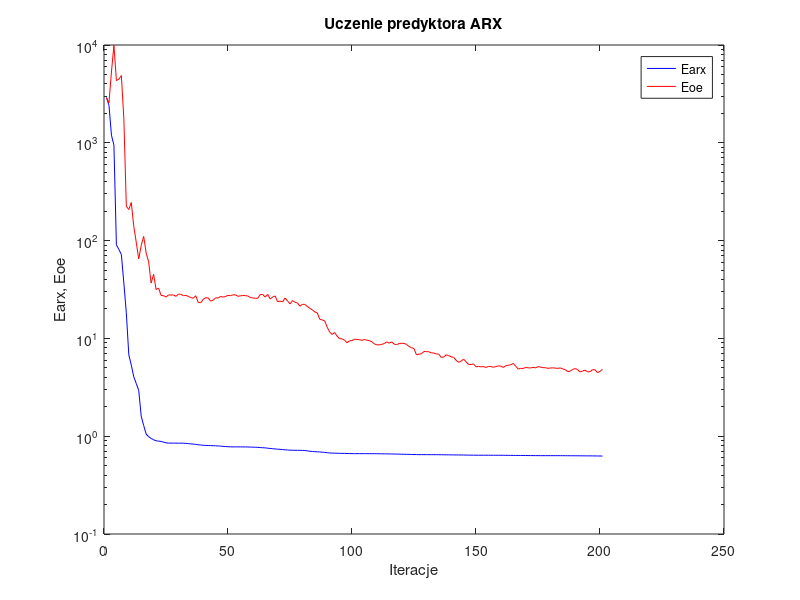
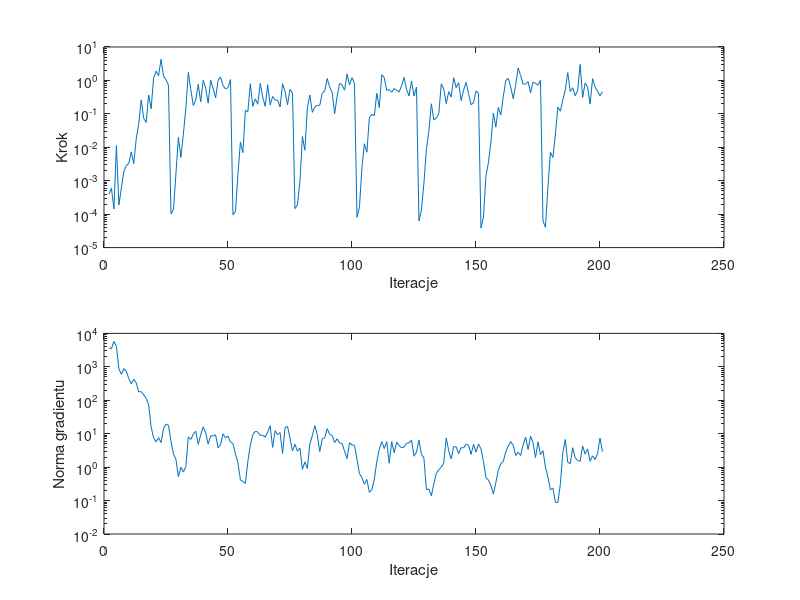

Here is the MATLAB script that generated these plots, in order:
%uczenie predyktora arx
clear all;
n=0; farx(n+1)=2.908964e+003; foe(n+1)=2.881617e+003; wspucz(n+1)=0.000000e+000; ng(n+1)=0.000000e+000;
%odnowa zmiennej metryki
n=1; farx(n+1)=2.416438e+003; foe(n+1)=2.566250e+003; krok(n+1)=3.968650e-004; ng(n+1)=3.674831e+003;
n=2; farx(n+1)=1.198179e+003; foe(n+1)=5.296062e+003; krok(n+1)=5.928874e-004; ng(n+1)=3.520851e+003;
n=3; farx(n+1)=9.472685e+002; foe(n+1)=9.944874e+003; krok(n+1)=1.421330e-004; ng(n+1)=5.752395e+003;
n=4; farx(n+1)=9.049222e+001; foe(n+1)=4.320576e+003; krok(n+1)=1.129495e-002; ng(n+1)=4.093715e+003;
n=5; farx(n+1)=8.119461e+001; foe(n+1)=4.479732e+003; krok(n+1)=1.869445e-004; ng(n+1)=8.728548e+002;
n=6; farx(n+1)=7.207916e+001; foe(n+1)=4.864189e+003; krok(n+1)=6.111403e-004; ng(n+1)=5.963706e+002;
n=7; farx(n+1)=3.680405e+001; foe(n+1)=1.764992e+003; krok(n+1)=1.889589e-003; ng(n+1)=8.839221e+002;
n=8; farx(n+1)=1.825031e+001; foe(n+1)=2.246334e+002; krok(n+1)=2.840497e-003; ng(n+1)=7.318009e+002;
n=9; farx(n+1)=6.791472e+000; foe(n+1)=2.077099e+002; krok(n+1)=3.303815e-003; ng(n+1)=4.464539e+002;
n=10; farx(n+1)=5.338406e+000; foe(n+1)=2.454202e+002; krok(n+1)=7.251821e-003; ng(n+1)=3.095186e+002;
n=11; farx(n+1)=4.046019e+000; foe(n+1)=1.400858e+002; krok(n+1)=3.242576e-003; ng(n+1)=4.261122e+002;
n=12; farx(n+1)=3.461959e+000; foe(n+1)=9.629471e+001; krok(n+1)=1.792653e-002; ng(n+1)=3.280586e+002;
n=13; farx(n+1)=2.941636e+000; foe(n+1)=6.488871e+001; krok(n+1)=5.042484e-002; ng(n+1)=1.775767e+002;
n=14; farx(n+1)=1.603727e+000; foe(n+1)=8.916918e+001; krok(n+1)=2.635881e-001; ng(n+1)=1.811904e+002;
n=15; farx(n+1)=1.285794e+000; foe(n+1)=1.104992e+002; krok(n+1)=7.326360e-002; ng(n+1)=1.465581e+002;
n=16; farx(n+1)=1.050416e+000; foe(n+1)=7.459726e+001; krok(n+1)=5.507794e-002; ng(n+1)=1.143057e+002;
n=17; farx(n+1)=9.889984e-001; foe(n+1)=6.063132e+001; krok(n+1)=3.655097e-001; ng(n+1)=7.313497e+001;
n=18; farx(n+1)=9.489277e-001; foe(n+1)=3.677722e+001; krok(n+1)=1.409038e-001; ng(n+1)=1.584767e+001;
n=19; farx(n+1)=9.195563e-001; foe(n+1)=4.523412e+001; krok(n+1)=1.195293e+000; ng(n+1)=7.549006e+000;
n=20; farx(n+1)=8.970275e-001; foe(n+1)=3.158451e+001; krok(n+1)=1.885812e+000; ng(n+1)=5.661768e+000;
n=21; farx(n+1)=8.915637e-001; foe(n+1)=3.270055e+001; krok(n+1)=1.368663e+000; ng(n+1)=7.623742e+000;
n=22; farx(n+1)=8.835316e-001; foe(n+1)=2.754174e+001; krok(n+1)=4.288029e+000; ng(n+1)=5.433845e+000;
n=23; farx(n+1)=8.700079e-001; foe(n+1)=2.735103e+001; krok(n+1)=1.321671e+000; ng(n+1)=1.406634e+001;
n=24; farx(n+1)=8.557950e-001; foe(n+1)=2.646400e+001; krok(n+1)=1.062525e+000; ng(n+1)=1.945413e+001;
n=25; farx(n+1)=8.502595e-001; foe(n+1)=2.784661e+001; krok(n+1)=7.113726e-001; ng(n+1)=1.788327e+001;
%odnowa zmiennej metryki
n=26; farx(n+1)=8.499886e-001; foe(n+1)=2.774016e+001; krok(n+1)=1.015140e-004; ng(n+1)=6.010019e+000;
n=27; farx(n+1)=8.499067e-001; foe(n+1)=2.785450e+001; krok(n+1)=1.395032e-004; ng(n+1)=2.491242e+000;
n=28; farx(n+1)=8.494699e-001; foe(n+1)=2.690152e+001; krok(n+1)=1.612540e-003; ng(n+1)=1.708540e+000;
n=29; farx(n+1)=8.490320e-001; foe(n+1)=2.835011e+001; krok(n+1)=1.991120e-002; ng(n+1)=5.152327e-001;
n=30; farx(n+1)=8.486359e-001; foe(n+1)=2.822915e+001; krok(n+1)=5.003630e-003; ng(n+1)=9.951110e-001;
n=31; farx(n+1)=8.477701e-001; foe(n+1)=2.728747e+001; krok(n+1)=2.476948e-002; ng(n+1)=7.111339e-001;
n=32; farx(n+1)=8.456609e-001; foe(n+1)=2.757814e+001; krok(n+1)=1.467726e-001; ng(n+1)=1.040124e+000;
n=33; farx(n+1)=8.394989e-001; foe(n+1)=2.684543e+001; krok(n+1)=1.734052e+000; ng(n+1)=8.051617e+000;
n=34; farx(n+1)=8.348544e-001; foe(n+1)=2.617665e+001; krok(n+1)=5.312625e-001; ng(n+1)=6.724251e+000;
n=35; farx(n+1)=8.303430e-001; foe(n+1)=2.572299e+001; krok(n+1)=1.775417e-001; ng(n+1)=9.650431e+000;
n=36; farx(n+1)=8.255523e-001; foe(n+1)=2.731021e+001; krok(n+1)=2.591726e-001; ng(n+1)=1.181781e+001;
n=37; farx(n+1)=8.168122e-001; foe(n+1)=2.333343e+001; krok(n+1)=7.638857e-001; ng(n+1)=4.820726e+000;
n=38; farx(n+1)=8.136730e-001; foe(n+1)=2.315897e+001; krok(n+1)=2.295125e-001; ng(n+1)=9.339011e+000;
n=39; farx(n+1)=8.075203e-001; foe(n+1)=2.505431e+001; krok(n+1)=1.009068e+000; ng(n+1)=1.601781e+001;
n=40; farx(n+1)=8.048226e-001; foe(n+1)=2.609164e+001; krok(n+1)=5.821767e-001; ng(n+1)=1.057613e+001;
n=41; farx(n+1)=8.040071e-001; foe(n+1)=2.592767e+001; krok(n+1)=2.089206e-001; ng(n+1)=4.899487e+000;
n=42; farx(n+1)=8.015587e-001; foe(n+1)=2.403855e+001; krok(n+1)=1.017241e+000; ng(n+1)=8.521440e+000;
n=43; farx(n+1)=7.998213e-001; foe(n+1)=2.462208e+001; krok(n+1)=5.714745e-001; ng(n+1)=8.641807e+000;
n=44; farx(n+1)=7.981303e-001; foe(n+1)=2.599367e+001; krok(n+1)=3.015923e-001; ng(n+1)=9.255481e+000;
n=45; farx(n+1)=7.951304e-001; foe(n+1)=2.587793e+001; krok(n+1)=1.008243e+000; ng(n+1)=3.763926e+000;
n=46; farx(n+1)=7.924938e-001; foe(n+1)=2.687766e+001; krok(n+1)=1.267724e+000; ng(n+1)=4.713903e+000;
n=47; farx(n+1)=7.868350e-001; foe(n+1)=2.641903e+001; krok(n+1)=6.970601e-001; ng(n+1)=9.925794e+000;
n=48; farx(n+1)=7.840564e-001; foe(n+1)=2.682799e+001; krok(n+1)=5.571345e-001; ng(n+1)=7.458130e+000;
n=49; farx(n+1)=7.813296e-001; foe(n+1)=2.752070e+001; krok(n+1)=6.071167e-001; ng(n+1)=8.420150e+000;
n=50; farx(n+1)=7.780156e-001; foe(n+1)=2.738923e+001; krok(n+1)=1.062525e+000; ng(n+1)=5.608380e+000;
%odnowa zmiennej metryki
n=51; farx(n+1)=7.778150e-001; foe(n+1)=2.786315e+001; krok(n+1)=9.532169e-005; ng(n+1)=5.139945e+000;
n=52; farx(n+1)=7.777652e-001; foe(n+1)=2.794557e+001; krok(n+1)=1.198093e-004; ng(n+1)=2.505163e+000;
n=53; farx(n+1)=7.775439e-001; foe(n+1)=2.691497e+001; krok(n+1)=1.532691e-003; ng(n+1)=1.349155e+000;
n=54; farx(n+1)=7.773428e-001; foe(n+1)=2.728415e+001; krok(n+1)=1.448480e-002; ng(n+1)=4.178125e-001;
n=55; farx(n+1)=7.772875e-001; foe(n+1)=2.743612e+001; krok(n+1)=6.884742e-003; ng(n+1)=3.706025e-001;
n=56; farx(n+1)=7.764122e-001; foe(n+1)=2.738901e+001; krok(n+1)=1.277097e-001; ng(n+1)=3.262660e-001;
n=57; farx(n+1)=7.757911e-001; foe(n+1)=2.714699e+001; krok(n+1)=1.150668e-001; ng(n+1)=1.471177e+000;
n=58; farx(n+1)=7.738042e-001; foe(n+1)=2.621609e+001; krok(n+1)=7.970783e-001; ng(n+1)=4.566818e+000;
n=59; farx(n+1)=7.728249e-001; foe(n+1)=2.590104e+001; krok(n+1)=1.677326e-001; ng(n+1)=9.339865e+000;
n=60; farx(n+1)=7.709807e-001; foe(n+1)=2.573610e+001; krok(n+1)=2.798246e-001; ng(n+1)=1.179277e+001;
n=61; farx(n+1)=7.695783e-001; foe(n+1)=2.573393e+001; krok(n+1)=1.942977e-001; ng(n+1)=1.126299e+001;
n=62; farx(n+1)=7.653414e-001; foe(n+1)=2.808350e+001; krok(n+1)=8.131859e-001; ng(n+1)=8.856236e+000;
n=63; farx(n+1)=7.622916e-001; foe(n+1)=2.812328e+001; krok(n+1)=3.202323e-001; ng(n+1)=9.043509e+000;
n=64; farx(n+1)=7.599766e-001; foe(n+1)=2.647305e+001; krok(n+1)=1.674643e-001; ng(n+1)=7.896710e+000;
n=65; farx(n+1)=7.543800e-001; foe(n+1)=2.819650e+001; krok(n+1)=7.426091e-001; ng(n+1)=1.121060e+001;
n=66; farx(n+1)=7.490896e-001; foe(n+1)=2.526745e+001; krok(n+1)=1.862092e-001; ng(n+1)=1.726479e+001;
n=67; farx(n+1)=7.452964e-001; foe(n+1)=2.649458e+001; krok(n+1)=3.304177e-001; ng(n+1)=3.881312e+000;
n=68; farx(n+1)=7.409131e-001; foe(n+1)=2.716029e+001; krok(n+1)=2.557907e-001; ng(n+1)=1.235292e+001;
n=69; farx(n+1)=7.368951e-001; foe(n+1)=2.368501e+001; krok(n+1)=2.591726e-001; ng(n+1)=9.269169e+000;
n=70; farx(n+1)=7.339134e-001; foe(n+1)=2.412044e+001; krok(n+1)=1.607119e-001; ng(n+1)=1.083403e+001;
n=71; farx(n+1)=7.293411e-001; foe(n+1)=2.360233e+001; krok(n+1)=7.926233e-001; ng(n+1)=2.553311e+000;
n=72; farx(n+1)=7.258518e-001; foe(n+1)=2.591687e+001; krok(n+1)=4.763389e-001; ng(n+1)=1.519796e+001;
n=73; farx(n+1)=7.222727e-001; foe(n+1)=2.415445e+001; krok(n+1)=1.871892e-001; ng(n+1)=1.650353e+001;
n=74; farx(n+1)=7.198283e-001; foe(n+1)=2.252123e+001; krok(n+1)=5.419562e-001; ng(n+1)=7.428425e+000;
n=75; farx(n+1)=7.178890e-001; foe(n+1)=2.433877e+001; krok(n+1)=4.195659e-001; ng(n+1)=3.046308e+000;
%odnowa zmiennej metryki
n=76; farx(n+1)=7.175909e-001; foe(n+1)=2.345049e+001; krok(n+1)=1.472618e-004; ng(n+1)=4.806740e+000;
n=77; farx(n+1)=7.174625e-001; foe(n+1)=2.301397e+001; krok(n+1)=1.915864e-004; ng(n+1)=2.981414e+000;
n=78; farx(n+1)=7.166397e-001; foe(n+1)=2.136246e+001; krok(n+1)=9.584745e-004; ng(n+1)=3.728924e+000;
n=79; farx(n+1)=7.155587e-001; foe(n+1)=2.230617e+001; krok(n+1)=2.085811e-002; ng(n+1)=8.584369e-001;
n=80; farx(n+1)=7.144817e-001; foe(n+1)=2.226687e+001; krok(n+1)=8.202462e-003; ng(n+1)=1.435384e+000;
n=81; farx(n+1)=7.073002e-001; foe(n+1)=2.123478e+001; krok(n+1)=1.511586e-001; ng(n+1)=9.164452e-001;
n=82; farx(n+1)=7.021415e-001; foe(n+1)=2.027977e+001; krok(n+1)=3.655097e-001; ng(n+1)=4.890291e+000;
n=83; farx(n+1)=6.983872e-001; foe(n+1)=1.959377e+001; krok(n+1)=1.111619e-001; ng(n+1)=8.720414e+000;
n=84; farx(n+1)=6.956474e-001; foe(n+1)=1.864757e+001; krok(n+1)=1.586349e-001; ng(n+1)=1.747129e+001;
n=85; farx(n+1)=6.923554e-001; foe(n+1)=1.822519e+001; krok(n+1)=1.807191e-001; ng(n+1)=9.186913e+000;
n=86; farx(n+1)=6.903227e-001; foe(n+1)=1.569151e+001; krok(n+1)=1.794664e-001; ng(n+1)=2.911290e+000;
n=87; farx(n+1)=6.863974e-001; foe(n+1)=1.544619e+001; krok(n+1)=4.150498e-001; ng(n+1)=7.013309e+000;
n=88; farx(n+1)=6.828915e-001; foe(n+1)=1.511140e+001; krok(n+1)=4.819709e-001; ng(n+1)=7.547049e+000;
n=89; farx(n+1)=6.776959e-001; foe(n+1)=1.301376e+001; krok(n+1)=1.136651e+000; ng(n+1)=1.418257e+001;
n=90; farx(n+1)=6.734156e-001; foe(n+1)=1.162065e+001; krok(n+1)=6.367965e-001; ng(n+1)=9.512446e+000;
n=91; farx(n+1)=6.717030e-001; foe(n+1)=1.098294e+001; krok(n+1)=4.352152e-001; ng(n+1)=8.969480e+000;
n=92; farx(n+1)=6.710153e-001; foe(n+1)=1.147770e+001; krok(n+1)=1.011873e-001; ng(n+1)=5.426493e+000;
n=93; farx(n+1)=6.695254e-001; foe(n+1)=1.055017e+001; krok(n+1)=3.388186e-001; ng(n+1)=7.031639e+000;
n=94; farx(n+1)=6.678971e-001; foe(n+1)=9.920076e+000; krok(n+1)=8.131859e-001; ng(n+1)=5.254640e+000;
n=95; farx(n+1)=6.673218e-001; foe(n+1)=9.893676e+000; krok(n+1)=7.386536e-001; ng(n+1)=5.039628e+000;
n=96; farx(n+1)=6.669133e-001; foe(n+1)=9.578850e+000; krok(n+1)=5.101414e-001; ng(n+1)=2.986482e+000;
n=97; farx(n+1)=6.657958e-001; foe(n+1)=9.022996e+000; krok(n+1)=1.556785e+000; ng(n+1)=1.802612e+000;
n=98; farx(n+1)=6.646306e-001; foe(n+1)=9.457214e+000; krok(n+1)=7.310195e-001; ng(n+1)=5.364689e+000;
n=99; farx(n+1)=6.637938e-001; foe(n+1)=9.496480e+000; krok(n+1)=1.215405e+000; ng(n+1)=4.619225e+000;
n=100; farx(n+1)=6.632715e-001; foe(n+1)=9.810977e+000; krok(n+1)=7.966063e-001; ng(n+1)=4.515815e+000;
%odnowa zmiennej metryki
n=101; farx(n+1)=6.632493e-001; foe(n+1)=9.754993e+000; krok(n+1)=8.104372e-005; ng(n+1)=1.746543e+000;
n=102; farx(n+1)=6.632435e-001; foe(n+1)=9.704648e+000; krok(n+1)=1.616776e-004; ng(n+1)=6.385355e-001;
n=103; farx(n+1)=6.632087e-001; foe(n+1)=9.548085e+000; krok(n+1)=2.463242e-003; ng(n+1)=4.860828e-001;
n=104; farx(n+1)=6.631356e-001; foe(n+1)=9.749299e+000; krok(n+1)=1.278106e-002; ng(n+1)=3.071586e-001;
n=105; farx(n+1)=6.630255e-001; foe(n+1)=9.585034e+000; krok(n+1)=7.119007e-003; ng(n+1)=4.277980e-001;
n=106; farx(n+1)=6.628900e-001; foe(n+1)=9.492300e+000; krok(n+1)=7.610620e-002; ng(n+1)=1.757856e-001;
n=107; farx(n+1)=6.626475e-001; foe(n+1)=9.239048e+000; krok(n+1)=9.716385e-002; ng(n+1)=2.101537e-001;
n=108; farx(n+1)=6.623190e-001; foe(n+1)=8.788337e+000; krok(n+1)=8.877087e-002; ng(n+1)=4.400224e-001;
n=109; farx(n+1)=6.619298e-001; foe(n+1)=8.604706e+000; krok(n+1)=4.144507e-001; ng(n+1)=1.443768e+000;
n=110; farx(n+1)=6.617013e-001; foe(n+1)=8.577799e+000; krok(n+1)=1.533474e-001; ng(n+1)=3.434829e+000;
n=111; farx(n+1)=6.606795e-001; foe(n+1)=8.696487e+000; krok(n+1)=1.476581e+000; ng(n+1)=5.785008e+000;
n=112; farx(n+1)=6.601119e-001; foe(n+1)=8.851352e+000; krok(n+1)=1.214233e+000; ng(n+1)=3.611140e+000;
n=113; farx(n+1)=6.595808e-001; foe(n+1)=9.224429e+000; krok(n+1)=4.995470e-001; ng(n+1)=5.788820e+000;
n=114; farx(n+1)=6.591211e-001; foe(n+1)=8.940220e+000; krok(n+1)=5.327583e-001; ng(n+1)=1.307799e+000;
n=115; farx(n+1)=6.584881e-001; foe(n+1)=9.202893e+000; krok(n+1)=4.429363e-001; ng(n+1)=5.819684e+000;
n=116; farx(n+1)=6.572789e-001; foe(n+1)=8.747124e+000; krok(n+1)=5.714050e-001; ng(n+1)=2.698713e+000;
n=117; farx(n+1)=6.564209e-001; foe(n+1)=8.608546e+000; krok(n+1)=5.090926e-001; ng(n+1)=5.589839e+000;
n=118; farx(n+1)=6.558066e-001; foe(n+1)=8.878359e+000; krok(n+1)=4.536903e-001; ng(n+1)=4.435820e+000;
n=119; farx(n+1)=6.545264e-001; foe(n+1)=8.903049e+000; krok(n+1)=6.954939e-001; ng(n+1)=3.778226e+000;
n=120; farx(n+1)=6.534149e-001; foe(n+1)=8.899446e+000; krok(n+1)=1.232761e+000; ng(n+1)=3.987829e+000;
n=121; farx(n+1)=6.526718e-001; foe(n+1)=8.669583e+000; krok(n+1)=5.281623e-001; ng(n+1)=5.224784e+000;
n=122; farx(n+1)=6.520104e-001; foe(n+1)=8.274279e+000; krok(n+1)=3.444314e-001; ng(n+1)=5.282803e+000;
n=123; farx(n+1)=6.501365e-001; foe(n+1)=8.038486e+000; krok(n+1)=9.621767e-001; ng(n+1)=6.378980e+000;
n=124; farx(n+1)=6.495137e-001; foe(n+1)=7.863635e+000; krok(n+1)=3.404866e-001; ng(n+1)=2.125121e+000;
n=125; farx(n+1)=6.484250e-001; foe(n+1)=6.784070e+000; krok(n+1)=6.322648e-001; ng(n+1)=2.822626e+000;
%odnowa zmiennej metryki
n=126; farx(n+1)=6.481647e-001; foe(n+1)=6.903344e+000; krok(n+1)=6.235827e-005; ng(n+1)=6.465475e+000;
n=127; farx(n+1)=6.480945e-001; foe(n+1)=6.984676e+000; krok(n+1)=1.340733e-004; ng(n+1)=2.422401e+000;
n=128; farx(n+1)=6.478873e-001; foe(n+1)=7.344057e+000; krok(n+1)=8.547841e-004; ng(n+1)=1.853517e+000;
n=129; farx(n+1)=6.478587e-001; foe(n+1)=7.326612e+000; krok(n+1)=8.692572e-003; ng(n+1)=2.121309e-001;
n=130; farx(n+1)=6.477560e-001; foe(n+1)=7.296331e+000; krok(n+1)=3.107405e-002; ng(n+1)=2.201049e-001;
n=131; farx(n+1)=6.475432e-001; foe(n+1)=7.119585e+000; krok(n+1)=2.001704e-001; ng(n+1)=1.384882e-001;
n=132; farx(n+1)=6.472791e-001; foe(n+1)=7.079156e+000; krok(n+1)=6.601690e-002; ng(n+1)=3.184938e-001;
n=133; farx(n+1)=6.470687e-001; foe(n+1)=6.940515e+000; krok(n+1)=7.517970e-002; ng(n+1)=6.503713e-001;
n=134; farx(n+1)=6.469291e-001; foe(n+1)=6.897591e+000; krok(n+1)=1.031518e-001; ng(n+1)=8.322433e-001;
n=135; farx(n+1)=6.463331e-001; foe(n+1)=6.391763e+000; krok(n+1)=7.847380e-001; ng(n+1)=1.009047e+000;
n=136; farx(n+1)=6.454791e-001; foe(n+1)=6.454022e+000; krok(n+1)=5.535078e-001; ng(n+1)=1.339510e+000;
n=137; farx(n+1)=6.452120e-001; foe(n+1)=6.800617e+000; krok(n+1)=2.013997e-001; ng(n+1)=7.446909e+000;
n=138; farx(n+1)=6.449051e-001; foe(n+1)=6.652214e+000; krok(n+1)=4.602673e-001; ng(n+1)=3.060733e+000;
n=139; farx(n+1)=6.444023e-001; foe(n+1)=6.489433e+000; krok(n+1)=3.185792e-001; ng(n+1)=1.768483e+000;
n=140; farx(n+1)=6.437551e-001; foe(n+1)=6.398426e+000; krok(n+1)=1.204419e+000; ng(n+1)=4.084471e+000;
n=141; farx(n+1)=6.433292e-001; foe(n+1)=5.970862e+000; krok(n+1)=6.088496e-001; ng(n+1)=4.037781e+000;
n=142; farx(n+1)=6.428312e-001; foe(n+1)=5.697385e+000; krok(n+1)=8.575247e-001; ng(n+1)=2.520108e+000;
n=143; farx(n+1)=6.426481e-001; foe(n+1)=5.858600e+000; krok(n+1)=2.497735e-001; ng(n+1)=3.831653e+000;
n=144; farx(n+1)=6.420814e-001; foe(n+1)=6.147481e+000; krok(n+1)=5.168655e-001; ng(n+1)=3.789231e+000;
n=145; farx(n+1)=6.412086e-001; foe(n+1)=5.752835e+000; krok(n+1)=8.704303e-001; ng(n+1)=4.826169e+000;
n=146; farx(n+1)=6.405084e-001; foe(n+1)=5.427729e+000; krok(n+1)=4.047493e-001; ng(n+1)=4.542432e+000;
n=147; farx(n+1)=6.401478e-001; foe(n+1)=5.407604e+000; krok(n+1)=1.881319e-001; ng(n+1)=2.409527e+000;
n=148; farx(n+1)=6.398059e-001; foe(n+1)=5.490816e+000; krok(n+1)=2.158836e-001; ng(n+1)=4.778244e+000;
n=149; farx(n+1)=6.393557e-001; foe(n+1)=5.124576e+000; krok(n+1)=4.842714e-001; ng(n+1)=2.813717e+000;
n=150; farx(n+1)=6.390315e-001; foe(n+1)=5.166197e+000; krok(n+1)=4.108715e-001; ng(n+1)=4.925513e+000;
%odnowa zmiennej metryki
n=151; farx(n+1)=6.389816e-001; foe(n+1)=5.126355e+000; krok(n+1)=3.839571e-005; ng(n+1)=3.532039e+000;
n=152; farx(n+1)=6.389705e-001; foe(n+1)=5.147165e+000; krok(n+1)=8.074766e-005; ng(n+1)=1.489819e+000;
n=153; farx(n+1)=6.389414e-001; foe(n+1)=5.055015e+000; krok(n+1)=1.369522e-003; ng(n+1)=4.825836e-001;
n=154; farx(n+1)=6.388978e-001; foe(n+1)=5.156584e+000; krok(n+1)=3.460440e-003; ng(n+1)=4.139630e-001;
n=155; farx(n+1)=6.388107e-001; foe(n+1)=5.167905e+000; krok(n+1)=1.420161e-002; ng(n+1)=2.857382e-001;
n=156; farx(n+1)=6.386279e-001; foe(n+1)=5.061239e+000; krok(n+1)=1.051652e-001; ng(n+1)=1.553554e-001;
n=157; farx(n+1)=6.384566e-001; foe(n+1)=5.160281e+000; krok(n+1)=4.030924e-002; ng(n+1)=3.466786e-001;
n=158; farx(n+1)=6.383139e-001; foe(n+1)=5.230843e+000; krok(n+1)=1.560458e-001; ng(n+1)=8.094022e-001;
n=159; farx(n+1)=6.382139e-001; foe(n+1)=5.208592e+000; krok(n+1)=9.233170e-002; ng(n+1)=1.264627e+000;
n=160; farx(n+1)=6.379084e-001; foe(n+1)=5.047069e+000; krok(n+1)=3.276650e-001; ng(n+1)=1.480061e+000;
n=161; farx(n+1)=6.374822e-001; foe(n+1)=5.255562e+000; krok(n+1)=9.959478e-001; ng(n+1)=2.881885e+000;
n=162; farx(n+1)=6.370833e-001; foe(n+1)=5.309352e+000; krok(n+1)=1.168297e+000; ng(n+1)=4.271480e+000;
n=163; farx(n+1)=6.366358e-001; foe(n+1)=5.381624e+000; krok(n+1)=6.293018e-001; ng(n+1)=5.789794e+000;
n=164; farx(n+1)=6.363731e-001; foe(n+1)=5.546999e+000; krok(n+1)=2.869393e-001; ng(n+1)=4.464093e+000;
n=165; farx(n+1)=6.361205e-001; foe(n+1)=5.205767e+000; krok(n+1)=7.382907e-001; ng(n+1)=2.235798e+000;
n=166; farx(n+1)=6.356947e-001; foe(n+1)=4.861523e+000; krok(n+1)=2.342458e+000; ng(n+1)=2.779557e+000;
n=167; farx(n+1)=6.353672e-001; foe(n+1)=4.936072e+000; krok(n+1)=1.404256e+000; ng(n+1)=2.213583e+000;
n=168; farx(n+1)=6.350228e-001; foe(n+1)=4.926293e+000; krok(n+1)=7.676757e-001; ng(n+1)=4.675884e+000;
n=169; farx(n+1)=6.346679e-001; foe(n+1)=5.057215e+000; krok(n+1)=7.808753e-001; ng(n+1)=7.900153e+000;
n=170; farx(n+1)=6.341981e-001; foe(n+1)=4.998123e+000; krok(n+1)=9.205345e-001; ng(n+1)=3.367545e+000;
n=171; farx(n+1)=6.338781e-001; foe(n+1)=4.989422e+000; krok(n+1)=4.310227e-001; ng(n+1)=8.446956e+000;
n=172; farx(n+1)=6.335254e-001; foe(n+1)=5.049706e+000; krok(n+1)=8.922448e-001; ng(n+1)=5.415517e+000;
n=173; farx(n+1)=6.331121e-001; foe(n+1)=4.998738e+000; krok(n+1)=8.094987e-001; ng(n+1)=1.921270e+000;
n=174; farx(n+1)=6.328613e-001; foe(n+1)=5.147689e+000; krok(n+1)=7.228765e-001; ng(n+1)=5.705395e+000;
n=175; farx(n+1)=6.326386e-001; foe(n+1)=5.086424e+000; krok(n+1)=1.001154e+000; ng(n+1)=2.371724e+000;
%odnowa zmiennej metryki
n=176; farx(n+1)=6.325949e-001; foe(n+1)=5.021594e+000; krok(n+1)=6.214509e-005; ng(n+1)=3.099983e+000;
n=177; farx(n+1)=6.325910e-001; foe(n+1)=5.018215e+000; krok(n+1)=4.052186e-005; ng(n+1)=1.012610e+000;
n=178; farx(n+1)=6.325775e-001; foe(n+1)=4.938860e+000; krok(n+1)=6.371543e-004; ng(n+1)=4.987337e-001;
n=179; farx(n+1)=6.325531e-001; foe(n+1)=4.983358e+000; krok(n+1)=7.119007e-003; ng(n+1)=2.097809e-001;
n=180; farx(n+1)=6.325367e-001; foe(n+1)=5.002711e+000; krok(n+1)=4.969883e-003; ng(n+1)=2.365234e-001;
n=181; farx(n+1)=6.325241e-001; foe(n+1)=4.965055e+000; krok(n+1)=2.331822e-002; ng(n+1)=8.870908e-002;
n=182; farx(n+1)=6.324477e-001; foe(n+1)=4.934614e+000; krok(n+1)=1.592896e-001; ng(n+1)=8.778919e-002;
n=183; farx(n+1)=6.322693e-001; foe(n+1)=4.995849e+000; krok(n+1)=1.197092e-001; ng(n+1)=3.063234e-001;
n=184; farx(n+1)=6.320788e-001; foe(n+1)=4.874570e+000; krok(n+1)=2.611580e-001; ng(n+1)=2.688530e+000;
n=185; farx(n+1)=6.317989e-001; foe(n+1)=4.789912e+000; krok(n+1)=5.203615e-001; ng(n+1)=6.703384e+000;
n=186; farx(n+1)=6.314187e-001; foe(n+1)=4.573994e+000; krok(n+1)=1.707196e+000; ng(n+1)=1.390505e+000;
n=187; farx(n+1)=6.313003e-001; foe(n+1)=4.633722e+000; krok(n+1)=4.641165e-001; ng(n+1)=1.280321e+000;
n=188; farx(n+1)=6.310589e-001; foe(n+1)=4.812526e+000; krok(n+1)=6.046342e-001; ng(n+1)=3.806657e+000;
n=189; farx(n+1)=6.309536e-001; foe(n+1)=4.922078e+000; krok(n+1)=3.465039e-001; ng(n+1)=1.891492e+000;
n=190; farx(n+1)=6.308523e-001; foe(n+1)=4.783202e+000; krok(n+1)=5.076613e-001; ng(n+1)=1.586797e+000;
n=191; farx(n+1)=6.303979e-001; foe(n+1)=4.537058e+000; krok(n+1)=2.996420e+000; ng(n+1)=1.486544e+000;
n=192; farx(n+1)=6.301814e-001; foe(n+1)=4.654174e+000; krok(n+1)=3.091610e-001; ng(n+1)=4.302156e+000;
n=193; farx(n+1)=6.297212e-001; foe(n+1)=4.724111e+000; krok(n+1)=8.413217e-001; ng(n+1)=2.440928e+000;
n=194; farx(n+1)=6.294790e-001; foe(n+1)=4.546647e+000; krok(n+1)=6.273059e-001; ng(n+1)=3.496223e+000;
n=195; farx(n+1)=6.293849e-001; foe(n+1)=4.574248e+000; krok(n+1)=1.981558e-001; ng(n+1)=1.495188e+000;
n=196; farx(n+1)=6.289792e-001; foe(n+1)=4.786555e+000; krok(n+1)=1.128562e+000; ng(n+1)=2.181001e+000;
n=197; farx(n+1)=6.284651e-001; foe(n+1)=4.783724e+000; krok(n+1)=6.400584e-001; ng(n+1)=1.684987e+000;
n=198; farx(n+1)=6.278782e-001; foe(n+1)=4.469143e+000; krok(n+1)=4.803814e-001; ng(n+1)=2.547013e+000;
n=199; farx(n+1)=6.273262e-001; foe(n+1)=4.593916e+000; krok(n+1)=3.505976e-001; ng(n+1)=7.325826e+000;
n=200; farx(n+1)=6.269478e-001; foe(n+1)=4.825075e+000; krok(n+1)=4.602673e-001; ng(n+1)=2.908320e+000;

figure; semilogy(farx,'b'); hold on; semilogy(foe,'r'); xlabel('Iteracje'); ylabel('Earx, Eoe'); legend('Earx','Eoe'); title('Uczenie predyktora ARX');
figure; subplot(2,1,1); semilogy(krok); xlabel('Iteracje'); ylabel('Krok');
subplot(2,1,2); semilogy(ng); xlabel('Iteracje'); ylabel('Norma gradientu');
Earx=farx(n+1)
Eoe=foe(n+1)
